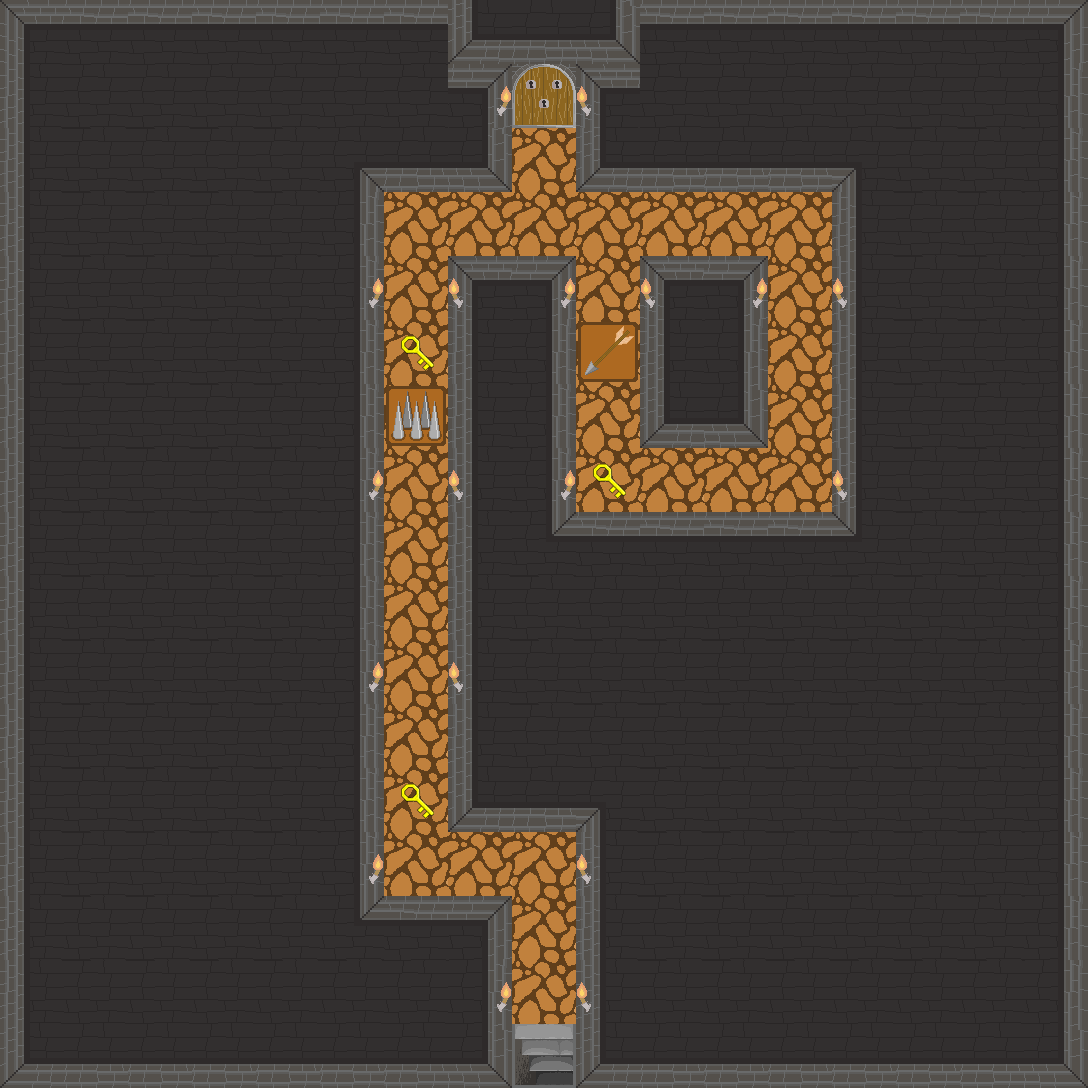

Rendered tile map (Tiled .tmx) drawn with the repository's tilesets; below, a short description and the map source with its tile grids summarised:
An orthogonal 17x17 tile map with 64x64 px tiles, 7 tile layers (Walls, Road, Keys, Story, ...) and 6 objects.

<map version="1.2" tiledversion="1.2.2" orientation="orthogonal" renderorder="right-down" width="17" height="17" tilewidth="64" tileheight="64" infinite="0" nextlayerid="16" nextobjectid="12">
 <tileset firstgid="1" name="Dungeon-tileset" tilewidth="64" tileheight="64" tilecount="32" columns="8">
  <image source="Dungeon-tileset.png" width="512" height="256" />
 </tileset>
 <layer id="1" name="Walls" width="17" height="17">
  <data>[289 cells, 256 non-empty, 14 distinct tile ids]</data>
 </layer>
 <layer id="2" name="Road" width="17" height="17">
  <data>[289 cells, 33 non-empty, 2 distinct tile ids]</data>
 </layer>
 <layer id="3" name="Keys" width="17" height="17">
  <data>[289 cells, 3 non-empty, 1 distinct tile ids]</data>
 </layer>
 <layer id="4" name="Story" width="17" height="17">
  <data>[289 cells, 0 non-empty, 0 distinct tile ids]</data>
 </layer>
 <layer id="5" name="SquatTrap" width="17" height="17">
  <data>[289 cells, 1 non-empty, 1 distinct tile ids]</data>
 </layer>
 <layer id="6" name="JumpTrap" width="17" height="17">
  <data>[289 cells, 1 non-empty, 1 distinct tile ids]</data>
 </layer>
 <layer id="12" name="VisualObjects" width="17" height="17">
  <data>[289 cells, 19 non-empty, 2 distinct tile ids]</data>
 </layer>
 <objectgroup color="#0de214" id="8" name="level-change">
  <object id="2" x="544" y="121.333">
   <point />
  </object>
 </objectgroup>
 <objectgroup color="#e8e801" id="13" name="keys">
  <object id="4" x="415.667" y="366.334">
   <point />
  </object>
  <object id="5" x="606.333" y="494.333">
   <point />
  </object>
  <object id="11" x="415" y="818">
   <point />
  </object>
 </objectgroup>
 <objectgroup color="#fd9a21" id="10" name="squat-trap">
  <object id="10" x="606.667" y="365.666">
   <point />
  </object>
 </objectgroup>
 <objectgroup color="#ec182d" id="9" name="jump-trap">
  <object id="6" x="415" y="433.667">
   <point />
  </object>
 </objectgroup>
 <objectgroup id="11" name="story-object" />
</map>
